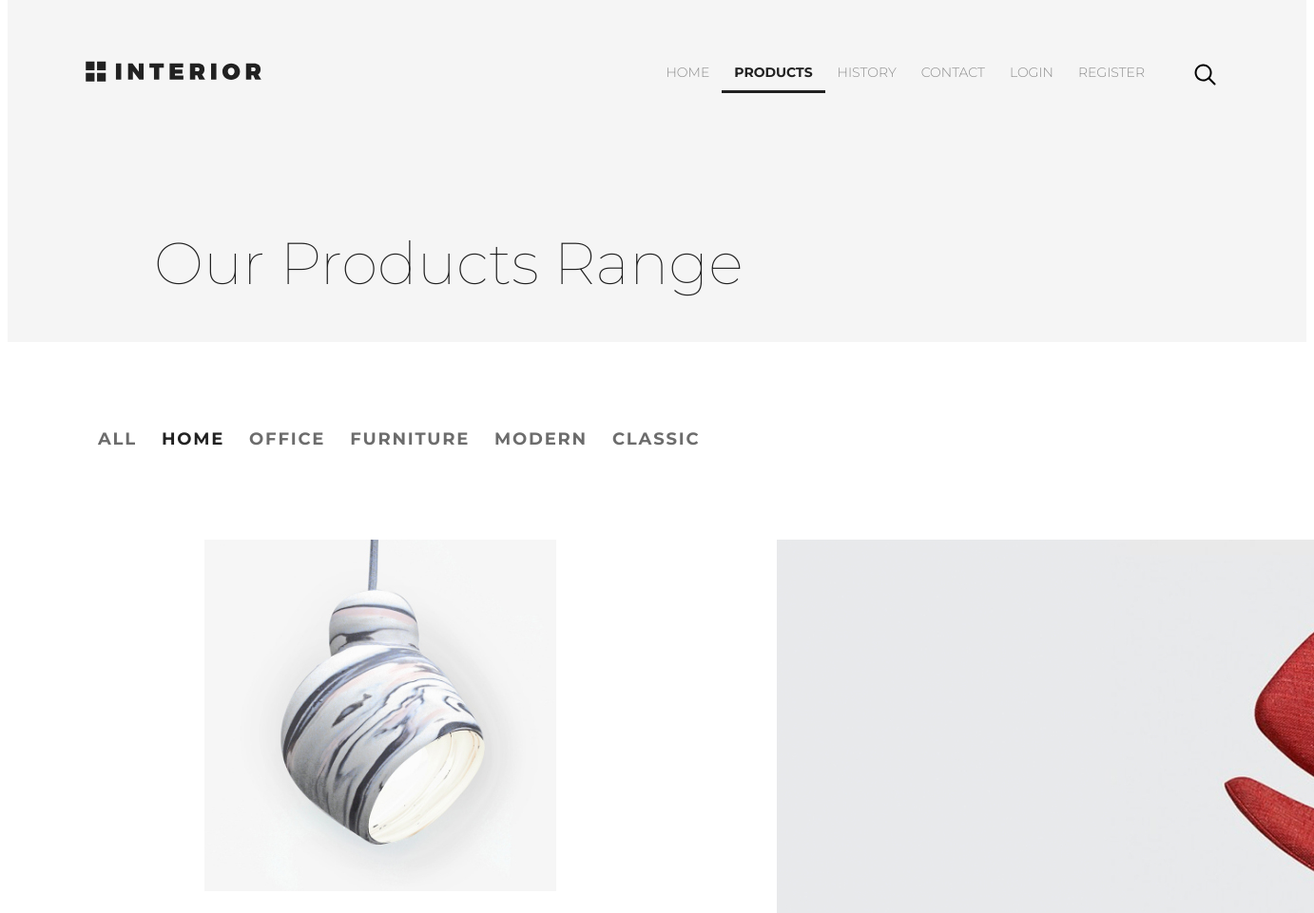
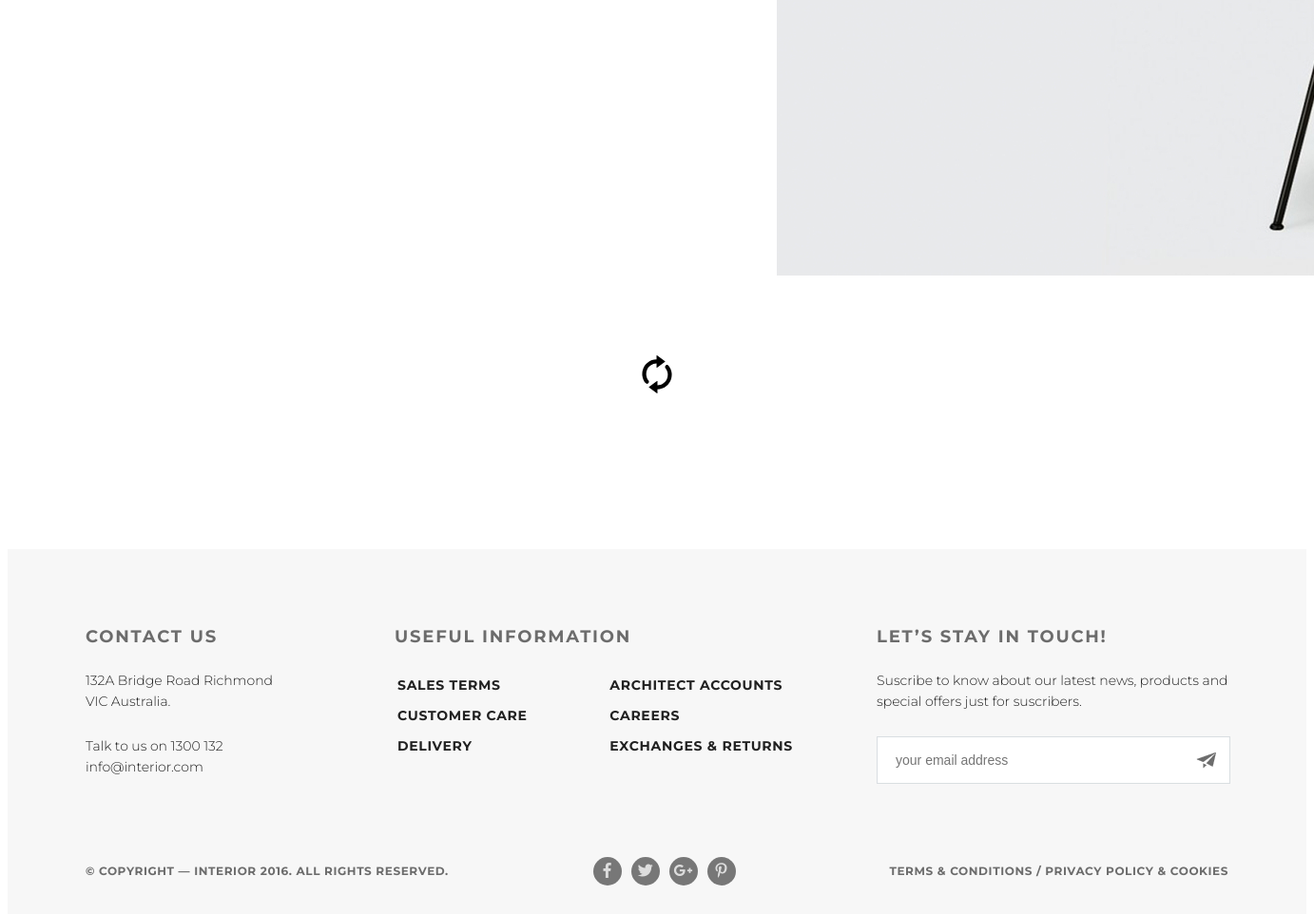
Page /products/category/1/ on the committed database (2 pictures, top to bottom).
### mainapp/models.py (models this page shows, shortened)
class ProductCategory(models.Model):
    class Meta:
        verbose_name = 'Категория'
        verbose_name_plural = 'Категории'
    name = models.CharField(verbose_name='имя категории', max_length=128, unique=True)
    description = models.TextField(verbose_name='описание категории', blank=True)
    is_active = models.BooleanField(verbose_name='активна', default=True)

class Product(models.Model):
    class Meta:
        verbose_name = 'Продукт'
        verbose_name_plural = 'Продукты'
    category = models.ForeignKey(ProductCategory, on_delete=models.CASCADE)
    name = models.CharField(verbose_name='имя продукта', max_length=128)
    image = models.ImageField(upload_to='products_images', blank=True)
    short_desc = models.CharField(verbose_name='краткое описание продукта', max_length=60, blank=True)
    description = models.TextField(verbose_name='описание продукта', blank=True)
    price = models.DecimalField(verbose_name='цена продукта', max_digits=8, decimal_places=2, default=0)
    quantity = models.PositiveIntegerField(verbose_name='количество на складе', default=0)
    is_active = models.BooleanField(verbose_name='активен', default=True)
    exclusive = models.BooleanField(verbose_name='акция', default=False)

### mainapp/views.py (the view, shortened to what this page needs)
# urls.py: url(r'^products/create/category/(?P<pk>\d+)/$', adminapp.ProductCreateView.as_view(), name='product_create'),
def products(request, pk=None):
    title = 'Products'
    links_menu = ProductCategory.objects.all()
    basket = {}
    if not request.user.is_anonymous:
        basket = Basket.objects.filter(user=request.user)
    if pk:
        if pk == '0':
            category = {'name': 'all'}
            products_list = Product.objects.all().order_by('price')
        else:
            category = get_object_or_404(ProductCategory, pk=pk)
            products_list = Product.objects.filter(category__pk=pk).order_by('price')
        context = {
            'title': title,
            'links_menu': links_menu,
            'category': category,
            'products': products_list,
            'basket': basket,
        }
        return render(request, 'mainapp/products_list.html', context=context)

### mainapp/templates/mainapp/products_list.html
{% extends 'mainapp/base.html' %}
{% load static %}
        {% block div %}
            <div class="products-range padding-site">
        {% endblock %}
{% block content %}
                <h2 class="products-range-h2 padding-site">Our Products Range</h2>
            </div>
            <nav class="products-menu padding-site">
            {% include 'mainapp/includes/inc_categories_menu.html' %}
            </nav>
            <div class="trending-products padding-site ">
                {% for product in products %}
                <a href="{% url 'products:product' product.pk %}" class="trending-products-img">
                    <img src="/media/products_images/{{ product.image }}" alt="{{ product.name }}"></a>
                {% endfor %}
            </div>
            <div class="products-reload">
                <a href="#" class="products-reload-img">
                    <img src="{% static 'img/refresh.svg' %}"></a>
            </div>
{% endblock %}

### mainapp/templates/mainapp/includes/inc_categories_menu.html
<ul class="all-menu">
    <li>
        <a href="{% url 'products:category' 0 %}"
           class="{% if request.resolver_match.kwargs.pk == '0' %}
           all-menu-link all-menu-bottom all-menu-link-active
           {% else %}all-menu-link all-menu-bottom
           {% endif %}">ALL
        </a>
    </li>
{% for link in links_menu %}
    <li>
        <a href="{% url 'products:category' link.pk %}"
           class="{% if request.resolver_match.kwargs.pk|add:'0' == link.pk %}
           all-menu-link all-menu-bottom all-menu-link-active
           {% else %}all-menu-link all-menu-bottom
           {% endif %}">{{ link.name }}
        </a>
    </li>
    {% endfor %}

### static/css/style.css (style rules this page uses)
* { margin: 0; padding: 0; }
html, body { height: 100%; }
body { font-family: 'Montserrat', sans-serif; }
.padding-site { padding-left: 6%; padding-right: 6%; }
.all-menu { display: flex; list-style-type: none; }
.all-menu-link { padding: 20px 13px; display: block; text-decoration: none; color: #6c6c6c; font-size: 18px; font-weight: 700; text-transform: uppercase; letter-spacing: 1.8px; }
.all-menu-link-active { color: #212121; }
.trending-products { display: flex; justify-content: space-around; flex-wrap: wrap; }
.trending-products-img { width: 350px; margin-bottom: 30px; }
.products-range { min-height: 360px; background-color: #f5f5f5; display: flex; flex-direction: column; justify-content: space-between; }
.products-range-h2 { color: #212121; font-size: 62px; font-weight: 100; margin-bottom: 45px; }
.products-menu { display: flex; align-items: center; margin-top: 71px; margin-bottom: 72px; }
.all-menu-bottom { border-bottom: 3px solid transparent; }
.products-reload { display: flex; justify-content: center; margin-top: 50px; margin-bottom: 160px; }
.products-reload-img { width: 40px; }

### rows in the picture
ProductCategory: name "HOME"
ProductCategory: name "OFFICE"
ProductCategory: name "FURNITURE"
ProductCategory: name "MODERN"
ProductCategory: name "CLASSIC"
Product: image (picture)
Product: image (picture)
